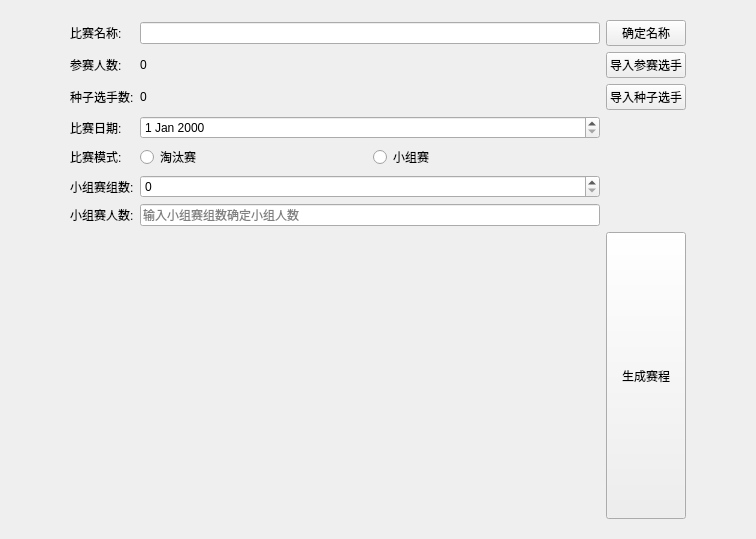
<?xml version="1.0" encoding="UTF-8"?>
<ui version="4.0">
 <class>FixtureManager</class>
 <widget class="QWidget" name="FixtureManager">
  <property name="geometry">
   <rect>
    <x>0</x>
    <y>0</y>
    <width>756</width>
    <height>539</height>
   </rect>
  </property>
  <property name="windowTitle">
   <string>Form</string>
  </property>
  <layout class="QHBoxLayout" name="horizontalLayout">
   <item>
    <widget class="QStackedWidget" name="stackedWidget">
     <property name="currentIndex">
      <number>1</number>
     </property>
     <widget class="QWidget" name="page_3">
      <layout class="QVBoxLayout" name="verticalLayout_4">
       <item>
        <layout class="QVBoxLayout" name="verticalLayout_3">
         <item>
          <widget class="QListView" name="listView"/>
         </item>
         <item>
          <layout class="QHBoxLayout" name="horizontalLayout_3">
           <item>
            <spacer name="horizontalSpacer_4">
             <property name="orientation">
              <enum>Qt::Horizontal</enum>
             </property>
             <property name="sizeHint" stdset="0">
              <size>
               <width>40</width>
               <height>20</height>
              </size>
             </property>
            </spacer>
           </item>
           <item>
            <widget class="QPushButton" name="btCreateFixture">
             <property name="text">
              <string>创建</string>
             </property>
            </widget>
           </item>
           <item>
            <widget class="QPushButton" name="btSelectFixture">
             <property name="text">
              <string>选择</string>
             </property>
            </widget>
           </item>
           <item>
            <widget class="QPushButton" name="btDeleteFixture">
             <property name="text">
              <string>删除</string>
             </property>
            </widget>
           </item>
           <item>
            <widget class="QPushButton" name="btCancel">
             <property name="text">
              <string>取消</string>
             </property>
            </widget>
           </item>
          </layout>
         </item>
        </layout>
       </item>
      </layout>
     </widget>
     <widget class="QWidget" name="page">
      <layout class="QHBoxLayout" name="horizontalLayout_2">
       <item>
        <spacer name="horizontalSpacer_2">
         <property name="orientation">
          <enum>Qt::Horizontal</enum>
         </property>
         <property name="sizeType">
          <enum>QSizePolicy::Fixed</enum>
         </property>
         <property name="sizeHint" stdset="0">
          <size>
           <width>50</width>
           <height>20</height>
          </size>
         </property>
        </spacer>
       </item>
       <item>
        <layout class="QGridLayout" name="gridLayout">
         <item row="6" column="0">
          <widget class="QLabel" name="label_9">
           <property name="text">
            <string>小组赛人数:</string>
           </property>
          </widget>
         </item>
         <item row="1" column="2">
          <widget class="QPushButton" name="btImportPlayer">
           <property name="text">
            <string>导入参赛选手</string>
           </property>
          </widget>
         </item>
         <item row="2" column="1">
          <widget class="QLabel" name="seedPlayerSum">
           <property name="text">
            <string>0</string>
           </property>
          </widget>
         </item>
         <item row="0" column="1">
          <widget class="QLineEdit" name="editName"/>
         </item>
         <item row="2" column="0">
          <widget class="QLabel" name="label_4">
           <property name="text">
            <string>种子选手数:</string>
           </property>
          </widget>
         </item>
         <item row="1" column="0">
          <widget class="QLabel" name="label">
           <property name="text">
            <string>参赛人数:</string>
           </property>
          </widget>
         </item>
         <item row="1" column="1">
          <widget class="QLabel" name="playerSum">
           <property name="text">
            <string>0</string>
           </property>
          </widget>
         </item>
         <item row="2" column="2">
          <widget class="QPushButton" name="pushButton_2">
           <property name="text">
            <string>导入种子选手</string>
           </property>
          </widget>
         </item>
         <item row="0" column="0">
          <widget class="QLabel" name="label_6">
           <property name="text">
            <string>比赛名称:</string>
           </property>
          </widget>
         </item>
         <item row="4" column="0">
          <widget class="QLabel" name="label_3">
           <property name="text">
            <string>比赛模式:</string>
           </property>
          </widget>
         </item>
         <item row="6" column="1">
          <widget class="QLineEdit" name="lineEdit">
           <property name="placeholderText">
            <string>输入小组赛组数确定小组人数</string>
           </property>
          </widget>
         </item>
         <item row="7" column="2">
          <widget class="QPushButton" name="btYes">
           <property name="sizePolicy">
            <sizepolicy hsizetype="Preferred" vsizetype="Preferred">
             <horstretch>0</horstretch>
             <verstretch>0</verstretch>
            </sizepolicy>
           </property>
           <property name="text">
            <string>生成赛程</string>
           </property>
          </widget>
         </item>
         <item row="3" column="1">
          <widget class="QDateEdit" name="editDate"/>
         </item>
         <item row="3" column="0">
          <widget class="QLabel" name="label_7">
           <property name="text">
            <string>比赛日期:</string>
           </property>
          </widget>
         </item>
         <item row="5" column="0">
          <widget class="QLabel" name="label_8">
           <property name="text">
            <string>小组赛组数:</string>
           </property>
          </widget>
         </item>
         <item row="4" column="1">
          <layout class="QHBoxLayout" name="horizontalLayout_4">
           <item>
            <widget class="QRadioButton" name="radioElimination">
             <property name="text">
              <string>淘汰赛</string>
             </property>
            </widget>
           </item>
           <item>
            <widget class="QRadioButton" name="radioGroup">
             <property name="text">
              <string>小组赛</string>
             </property>
            </widget>
           </item>
          </layout>
         </item>
         <item row="5" column="1">
          <widget class="QSpinBox" name="editGroupCount"/>
         </item>
         <item row="0" column="2">
          <widget class="QPushButton" name="pushButton_5">
           <property name="text">
            <string>确定名称</string>
           </property>
          </widget>
         </item>
        </layout>
       </item>
       <item>
        <spacer name="horizontalSpacer_3">
         <property name="orientation">
          <enum>Qt::Horizontal</enum>
         </property>
         <property name="sizeType">
          <enum>QSizePolicy::Fixed</enum>
         </property>
         <property name="sizeHint" stdset="0">
          <size>
           <width>50</width>
           <height>20</height>
          </size>
         </property>
        </spacer>
       </item>
      </layout>
     </widget>
     <widget class="QWidget" name="page_2"/>
    </widget>
   </item>
  </layout>
 </widget>
 <resources/>
 <connections/>
</ui>
